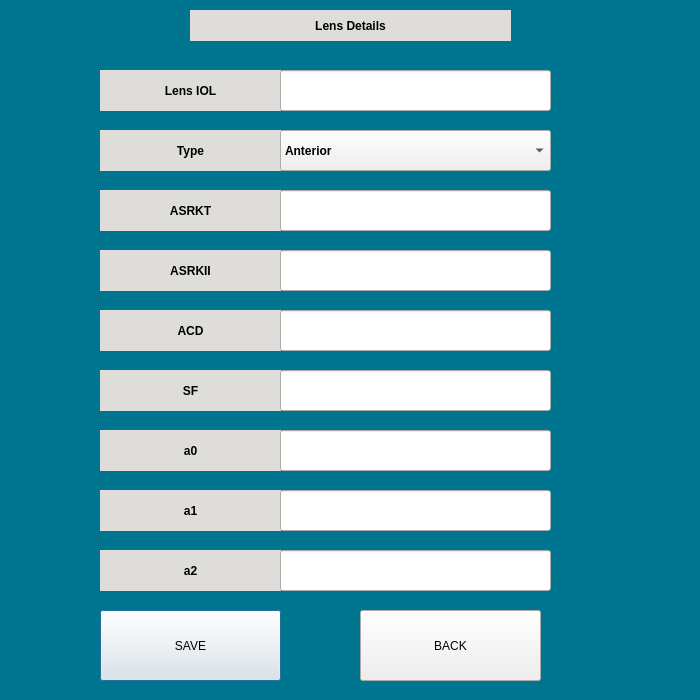
<?xml version="1.0" encoding="UTF-8"?>
<ui version="4.0">
 <class>AddLens</class>
 <widget class="QDialog" name="AddLens">
  <property name="geometry">
   <rect>
    <x>0</x>
    <y>0</y>
    <width>700</width>
    <height>700</height>
   </rect>
  </property>
  <property name="minimumSize">
   <size>
    <width>0</width>
    <height>0</height>
   </size>
  </property>
  <property name="windowTitle">
   <string>Dialog</string>
  </property>
  <widget class="QLabel" name="label">
   <property name="geometry">
    <rect>
     <x>0</x>
     <y>0</y>
     <width>700</width>
     <height>700</height>
    </rect>
   </property>
   <property name="styleSheet">
    <string notr="true">background-color: rgb(0, 117, 143);</string>
   </property>
   <property name="text">
    <string/>
   </property>
  </widget>
  <widget class="QLabel" name="lbllensiol">
   <property name="geometry">
    <rect>
     <x>100</x>
     <y>70</y>
     <width>181</width>
     <height>41</height>
    </rect>
   </property>
   <property name="styleSheet">
    <string notr="true">background-color: rgb(222, 221, 218);
font: 75 20pt &quot;Ubuntu&quot;;
font:bold;</string>
   </property>
   <property name="text">
    <string>Lens IOL</string>
   </property>
   <property name="alignment">
    <set>Qt::AlignCenter</set>
   </property>
  </widget>
  <widget class="QLabel" name="lbllensdetails">
   <property name="geometry">
    <rect>
     <x>190</x>
     <y>10</y>
     <width>321</width>
     <height>31</height>
    </rect>
   </property>
   <property name="styleSheet">
    <string notr="true">background-color: rgb(222, 221, 218);
font: 75 20pt &quot;Ubuntu&quot;;
font:bold;</string>
   </property>
   <property name="text">
    <string>Lens Details</string>
   </property>
   <property name="alignment">
    <set>Qt::AlignCenter</set>
   </property>
  </widget>
  <widget class="QLineEdit" name="lineiol">
   <property name="geometry">
    <rect>
     <x>280</x>
     <y>70</y>
     <width>271</width>
     <height>41</height>
    </rect>
   </property>
  </widget>
  <widget class="QLabel" name="lbllenstype">
   <property name="geometry">
    <rect>
     <x>100</x>
     <y>130</y>
     <width>181</width>
     <height>41</height>
    </rect>
   </property>
   <property name="styleSheet">
    <string notr="true">background-color: rgb(222, 221, 218);
font: 75 20pt &quot;Ubuntu&quot;;
font:bold;</string>
   </property>
   <property name="text">
    <string>Type</string>
   </property>
   <property name="alignment">
    <set>Qt::AlignCenter</set>
   </property>
  </widget>
  <widget class="QComboBox" name="comboBox">
   <property name="geometry">
    <rect>
     <x>280</x>
     <y>130</y>
     <width>271</width>
     <height>41</height>
    </rect>
   </property>
   <property name="styleSheet">
    <string notr="true">font: 75 24pt &quot;Ubuntu&quot;;
font:bold;</string>
   </property>
   <item>
    <property name="text">
     <string>Anterior</string>
    </property>
   </item>
   <item>
    <property name="text">
     <string>Posterior</string>
    </property>
   </item>
  </widget>
  <widget class="QLabel" name="lbllensasrkt">
   <property name="geometry">
    <rect>
     <x>100</x>
     <y>190</y>
     <width>181</width>
     <height>41</height>
    </rect>
   </property>
   <property name="styleSheet">
    <string notr="true">background-color: rgb(222, 221, 218);
font: 75 20pt &quot;Ubuntu&quot;;
font:bold;</string>
   </property>
   <property name="text">
    <string>ASRKT</string>
   </property>
   <property name="alignment">
    <set>Qt::AlignCenter</set>
   </property>
  </widget>
  <widget class="QLineEdit" name="lineASRKT">
   <property name="geometry">
    <rect>
     <x>280</x>
     <y>190</y>
     <width>271</width>
     <height>41</height>
    </rect>
   </property>
  </widget>
  <widget class="QLabel" name="lbllasrkii">
   <property name="geometry">
    <rect>
     <x>100</x>
     <y>250</y>
     <width>181</width>
     <height>41</height>
    </rect>
   </property>
   <property name="styleSheet">
    <string notr="true">background-color: rgb(222, 221, 218);
font: 75 20pt &quot;Ubuntu&quot;;
font:bold;</string>
   </property>
   <property name="text">
    <string>ASRKII</string>
   </property>
   <property name="alignment">
    <set>Qt::AlignCenter</set>
   </property>
  </widget>
  <widget class="QLineEdit" name="lineASRKII">
   <property name="geometry">
    <rect>
     <x>280</x>
     <y>250</y>
     <width>271</width>
     <height>41</height>
    </rect>
   </property>
  </widget>
  <widget class="QLabel" name="lbllacd">
   <property name="geometry">
    <rect>
     <x>100</x>
     <y>310</y>
     <width>181</width>
     <height>41</height>
    </rect>
   </property>
   <property name="styleSheet">
    <string notr="true">background-color: rgb(222, 221, 218);
font: 75 20pt &quot;Ubuntu&quot;;
font:bold;</string>
   </property>
   <property name="text">
    <string>ACD</string>
   </property>
   <property name="alignment">
    <set>Qt::AlignCenter</set>
   </property>
  </widget>
  <widget class="QLineEdit" name="lineACD">
   <property name="geometry">
    <rect>
     <x>280</x>
     <y>310</y>
     <width>271</width>
     <height>41</height>
    </rect>
   </property>
  </widget>
  <widget class="QLabel" name="lbllsf">
   <property name="geometry">
    <rect>
     <x>100</x>
     <y>370</y>
     <width>181</width>
     <height>41</height>
    </rect>
   </property>
   <property name="styleSheet">
    <string notr="true">background-color: rgb(222, 221, 218);
font: 75 20pt &quot;Ubuntu&quot;;
font:bold;</string>
   </property>
   <property name="text">
    <string>SF</string>
   </property>
   <property name="alignment">
    <set>Qt::AlignCenter</set>
   </property>
  </widget>
  <widget class="QLineEdit" name="lineSF">
   <property name="geometry">
    <rect>
     <x>280</x>
     <y>370</y>
     <width>271</width>
     <height>41</height>
    </rect>
   </property>
  </widget>
  <widget class="QLabel" name="lblla0">
   <property name="geometry">
    <rect>
     <x>100</x>
     <y>430</y>
     <width>181</width>
     <height>41</height>
    </rect>
   </property>
   <property name="styleSheet">
    <string notr="true">background-color: rgb(222, 221, 218);
font: 75 20pt &quot;Ubuntu&quot;;
font:bold;</string>
   </property>
   <property name="text">
    <string>a0</string>
   </property>
   <property name="alignment">
    <set>Qt::AlignCenter</set>
   </property>
  </widget>
  <widget class="QLineEdit" name="linea0">
   <property name="geometry">
    <rect>
     <x>280</x>
     <y>430</y>
     <width>271</width>
     <height>41</height>
    </rect>
   </property>
  </widget>
  <widget class="QLabel" name="lblla1">
   <property name="geometry">
    <rect>
     <x>100</x>
     <y>490</y>
     <width>181</width>
     <height>41</height>
    </rect>
   </property>
   <property name="styleSheet">
    <string notr="true">background-color: rgb(222, 221, 218);
font: 75 20pt &quot;Ubuntu&quot;;
font:bold;</string>
   </property>
   <property name="text">
    <string>a1</string>
   </property>
   <property name="alignment">
    <set>Qt::AlignCenter</set>
   </property>
  </widget>
  <widget class="QLineEdit" name="linea1">
   <property name="geometry">
    <rect>
     <x>280</x>
     <y>490</y>
     <width>271</width>
     <height>41</height>
    </rect>
   </property>
  </widget>
  <widget class="QLabel" name="lblla2">
   <property name="geometry">
    <rect>
     <x>100</x>
     <y>550</y>
     <width>181</width>
     <height>41</height>
    </rect>
   </property>
   <property name="styleSheet">
    <string notr="true">background-color: rgb(222, 221, 218);
font: 75 20pt &quot;Ubuntu&quot;;
font:bold;</string>
   </property>
   <property name="text">
    <string>a2</string>
   </property>
   <property name="alignment">
    <set>Qt::AlignCenter</set>
   </property>
  </widget>
  <widget class="QLineEdit" name="linea2">
   <property name="geometry">
    <rect>
     <x>280</x>
     <y>550</y>
     <width>271</width>
     <height>41</height>
    </rect>
   </property>
   <property name="text">
    <string/>
   </property>
  </widget>
  <widget class="QPushButton" name="ButLensSave">
   <property name="geometry">
    <rect>
     <x>100</x>
     <y>610</y>
     <width>181</width>
     <height>71</height>
    </rect>
   </property>
   <property name="text">
    <string>SAVE</string>
   </property>
  </widget>
  <widget class="QPushButton" name="ButLensBack">
   <property name="geometry">
    <rect>
     <x>360</x>
     <y>610</y>
     <width>181</width>
     <height>71</height>
    </rect>
   </property>
   <property name="text">
    <string>BACK</string>
   </property>
  </widget>
 </widget>
 <resources/>
 <connections/>
</ui>
